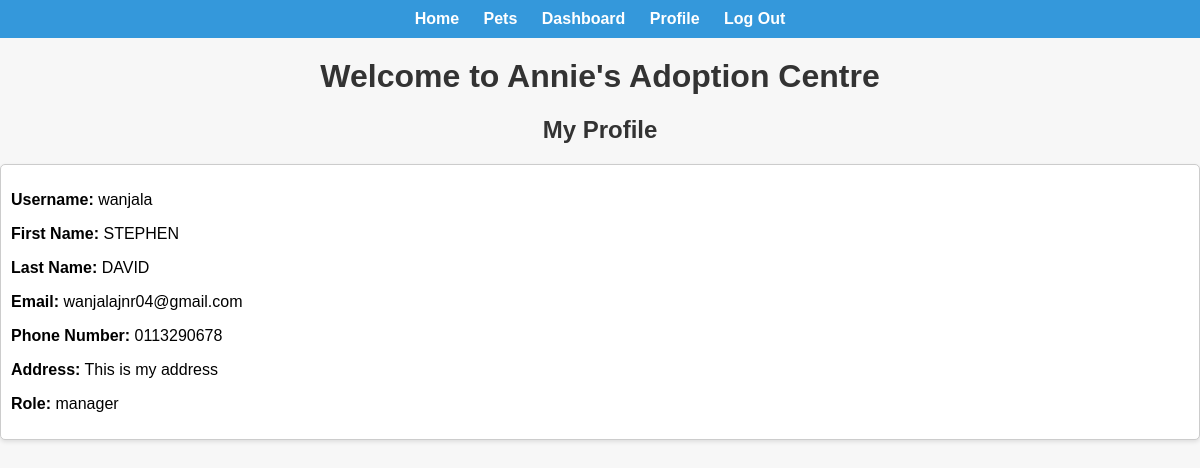
Before: /profile/ (signed in) with the older database file.
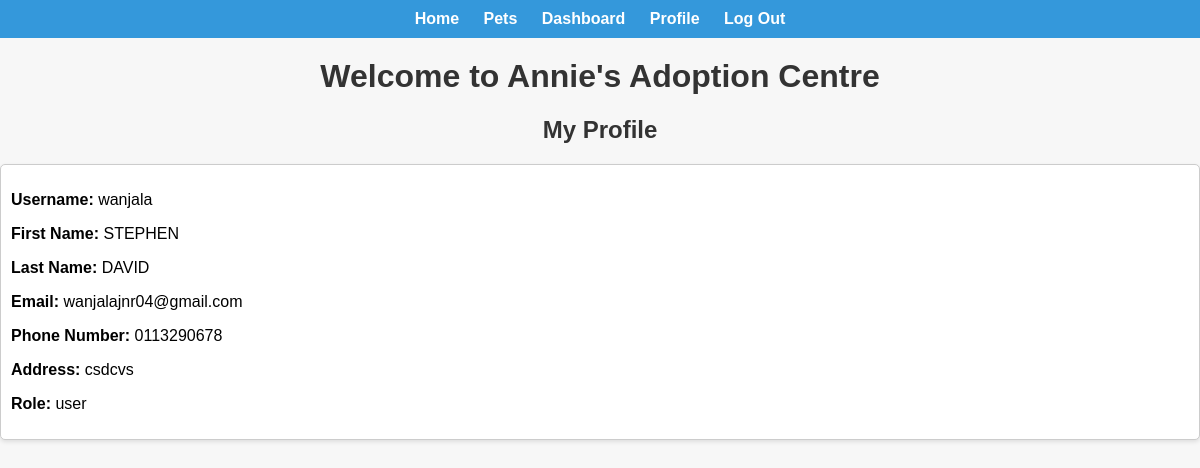
After: the same page with the newer database file.
### users/models.py (models this page shows, shortened)
class User(AbstractBaseUser, PermissionsMixin):
    username = models.CharField(max_length=150, unique=True)
    email = models.EmailField(unique=True)
    first_name = models.CharField(max_length=30)
    last_name = models.CharField(max_length=30)
    phone_number = models.CharField(max_length=15)
    address = models.TextField()
    adoption_applications = models.ManyToManyField('adoption_application.AdoptionApplication')
    role = models.CharField(
        max_length=20,
        choices=[('user', 'User'), ('admin', 'Admin'), ('application_manager', 'Application Manager'), ('pet_manager', 'Pet Manager')],
        default='user'
    )
    is_active = models.BooleanField(default=True)
    is_staff = models.BooleanField(default=False)
    objects = CustomUserManager()
    USERNAME_FIELD = 'username'
    EMAIL_FIELD = 'email'
    REQUIRED_FIELDS = ['email']

### users/views.py (the view)
# urls.py: path('profile/', views.profile, name='profile'),
@login_required
def profile(request):
    return render(request, 'users/profile.html')

### templates/users/profile.html (shortened to what this page needs)
{% extends "base.html" %}
{%load static%}
{% block links %}
    <link rel="stylesheet" type="text/css" href="{% static 'css/users/profile.css' %}">
{% endblock %}
{% block content %}
    <h1 class="user-profile-title">My Profile</h1>
    <div class="user-profile-info">
        <p><strong>Username:</strong> {{ request.user.username }}</p>
        <p><strong>First Name:</strong> {{ request.user.first_name }}</p>
        <p><strong>Last Name:</strong> {{ request.user.last_name }}</p>
        <p><strong>Email:</strong> {{ request.user.email }}</p>
        <p><strong>Phone Number:</strong> {{ request.user.phone_number }}</p>
        <p><strong>Address:</strong> {{ request.user.address }}</p>
        <p><strong>Role:</strong> {{ request.user.role }}</p>
    </div>
{% endblock %}

Changed rows visible on the page:
changed User "wanjala": role "manager" → "user" (drawn); user.address "This is my address" → "csdcvs"; user.role "manager" → "user"
